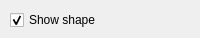
<?xml version="1.0" encoding="UTF-8"?>
<ui version="4.0">
 <class>Control</class>
 <widget class="QWidget" name="Control">
  <property name="geometry">
   <rect>
    <x>0</x>
    <y>0</y>
    <width>200</width>
    <height>38</height>
   </rect>
  </property>
  <property name="minimumSize">
   <size>
    <width>200</width>
    <height>38</height>
   </size>
  </property>
  <property name="windowTitle">
   <string>Form</string>
  </property>
  <widget class="QCheckBox" name="showShapeCheckBox">
   <property name="geometry">
    <rect>
     <x>10</x>
     <y>10</y>
     <width>151</width>
     <height>20</height>
    </rect>
   </property>
   <property name="text">
    <string>Show shape</string>
   </property>
   <property name="checked">
    <bool>true</bool>
   </property>
  </widget>
 </widget>
 <resources/>
 <connections/>
</ui>
